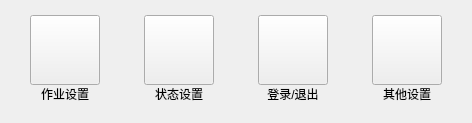
       <widget class="QWidget" name="controlMainPage">
        <layout class="QGridLayout" name="gridLayout_3">
         <property name="leftMargin">
          <number>30</number>
         </property>
         <property name="topMargin">
          <number>15</number>
         </property>
         <property name="rightMargin">
          <number>30</number>
         </property>
         <property name="bottomMargin">
          <number>20</number>
         </property>
         <property name="horizontalSpacing">
          <number>44</number>
         </property>
         <item row="0" column="0">
          <layout class="QVBoxLayout" name="verticalLayout_5">
           <property name="spacing">
            <number>0</number>
           </property>
           <item>
            <widget class="QPushButton" name="workSetBtn">
             <property name="minimumSize">
              <size>
               <width>70</width>
               <height>70</height>
              </size>
             </property>
             <property name="maximumSize">
              <size>
               <width>70</width>
               <height>70</height>
              </size>
             </property>
             <property name="text">
              <string/>
             </property>
             <property name="autoRepeatDelay">
              <number>500</number>
             </property>
             <property name="autoRepeatInterval">
              <number>200</number>
             </property>
            </widget>
           </item>
           <item>
            <widget class="QLabel" name="workSetBtnLabel">
             <property name="maximumSize">
              <size>
               <width>70</width>
               <height>16777215</height>
              </size>
             </property>
             <property name="text">
              <string>作业设置</string>
             </property>
             <property name="alignment">
              <set>Qt::AlignCenter</set>
             </property>
            </widget>
           </item>
          </layout>
         </item>
         <item row="0" column="1">
          <layout class="QVBoxLayout" name="verticalLayout_6">
           <property name="spacing">
            <number>0</number>
           </property>
           <item>
            <widget class="QPushButton" name="stateSetBtn">
             <property name="minimumSize">
              <size>
               <width>70</width>
               <height>70</height>
              </size>
             </property>
             <property name="maximumSize">
              <size>
               <width>70</width>
               <height>70</height>
              </size>
             </property>
             <property name="text">
              <string/>
             </property>
             <property name="autoRepeatDelay">
              <number>500</number>
             </property>
             <property name="autoRepeatInterval">
              <number>200</number>
             </property>
            </widget>
           </item>
           <item>
            <widget class="QLabel" name="stateSetBtnLabel">
             <property name="maximumSize">
              <size>
               <width>70</width>
               <height>16777215</height>
              </size>
             </property>
             <property name="text">
              <string>状态设置</string>
             </property>
             <property name="alignment">
              <set>Qt::AlignCenter</set>
             </property>
            </widget>
           </item>
          </layout>
         </item>
         <item row="0" column="2">
          <layout class="QVBoxLayout" name="verticalLayout_7">
           <property name="spacing">
            <number>0</number>
           </property>
           <item>
            <widget class="QPushButton" name="loginOutBtn">
             <property name="minimumSize">
              <size>
               <width>70</width>
               <height>70</height>
              </size>
             </property>
             <property name="maximumSize">
              <size>
               <width>70</width>
               <height>70</height>
              </size>
             </property>
             <property name="text">
              <string/>
             </property>
             <property name="autoRepeatDelay">
              <number>500</number>
             </property>
             <property name="autoRepeatInterval">
              <number>200</number>
             </property>
            </widget>
           </item>
           <item>
            <widget class="QLabel" name="loginOutBtnLabel">
             <property name="maximumSize">
              <size>
               <width>70</width>
               <height>16777215</height>
              </size>
             </property>
             <property name="text">
              <string>登录/退出</string>
             </property>
             <property name="alignment">
              <set>Qt::AlignCenter</set>
             </property>
            </widget>
           </item>
          </layout>
         </item>
         <item row="0" column="3">
          <layout class="QVBoxLayout" name="verticalLayout_8">
           <property name="spacing">
            <number>0</number>
           </property>
           <item>
            <widget class="QPushButton" name="otherSetBtn">
             <property name="minimumSize">
              <size>
               <width>70</width>
               <height>70</height>
              </size>
             </property>
             <property name="maximumSize">
              <size>
               <width>70</width>
               <height>70</height>
              </size>
             </property>
             <property name="text">
              <string/>
             </property>
             <property name="autoRepeatDelay">
              <number>500</number>
             </property>
             <property name="autoRepeatInterval">
              <number>200</number>
             </property>
            </widget>
           </item>
           <item>
            <widget class="QLabel" name="otherSetBtnLabel">
             <property name="maximumSize">
              <size>
               <width>70</width>
               <height>16777215</height>
              </size>
             </property>
             <property name="text">
              <string>其他设置</string>
             </property>
             <property name="alignment">
              <set>Qt::AlignCenter</set>
             </property>
            </widget>
           </item>
          </layout>
         </item>
        </layout>
       </widget>
